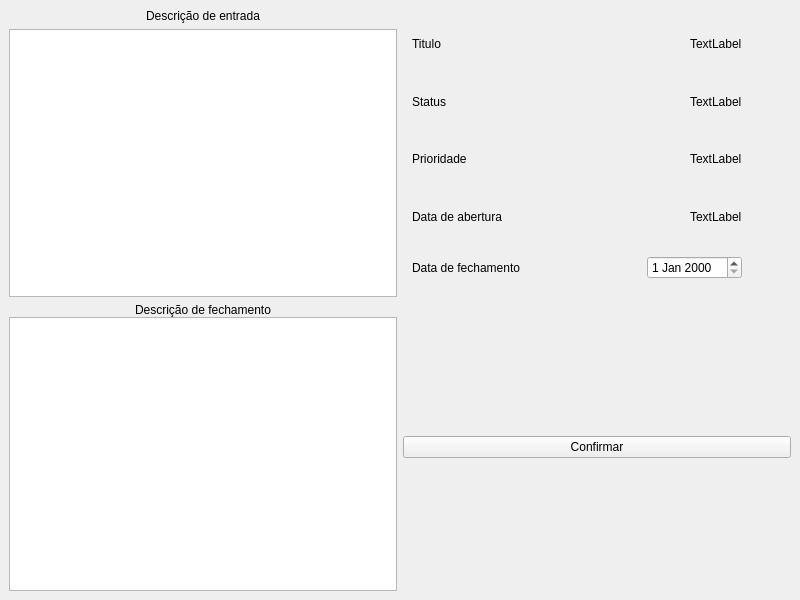
<?xml version="1.0" encoding="UTF-8"?>
<ui version="4.0">
 <class>AlterarCadastro</class>
 <widget class="QMainWindow" name="AlterarCadastro">
  <property name="geometry">
   <rect>
    <x>0</x>
    <y>0</y>
    <width>800</width>
    <height>600</height>
   </rect>
  </property>
  <property name="windowTitle">
   <string>FECHAR CHAMADO</string>
  </property>
  <widget class="QWidget" name="centralwidget">
   <layout class="QGridLayout" name="gridLayout">
    <item row="0" column="0">
     <layout class="QVBoxLayout" name="verticalLayout">
      <item alignment="">
       <widget class="QLabel" name="label">
        <property name="text">
         <string>Descrição de entrada</string>
        </property>
        <property name="alignment">
         <set>Qt::AlignmentFlag::AlignCenter</set>
        </property>
       </widget>
      </item>
      <item>
       <widget class="QTextEdit" name="TEdescricao"/>
      </item>
     </layout>
    </item>
    <item row="0" column="1">
     <widget class="QWidget" name="widget" native="true">
      <layout class="QVBoxLayout" name="verticalLayout_2">
       <item>
        <layout class="QHBoxLayout" name="horizontalLayout_5">
         <property name="spacing">
          <number>0</number>
         </property>
         <property name="leftMargin">
          <number>0</number>
         </property>
         <property name="topMargin">
          <number>0</number>
         </property>
         <property name="rightMargin">
          <number>0</number>
         </property>
         <property name="bottomMargin">
          <number>0</number>
         </property>
         <item>
          <widget class="QLabel" name="label_10">
           <property name="maximumSize">
            <size>
             <width>50</width>
             <height>16777215</height>
            </size>
           </property>
           <property name="text">
            <string>Titulo</string>
           </property>
           <property name="alignment">
            <set>Qt::AlignmentFlag::AlignCenter</set>
           </property>
          </widget>
         </item>
         <item>
          <spacer name="horizontalSpacer_6">
           <property name="orientation">
            <enum>Qt::Orientation::Horizontal</enum>
           </property>
           <property name="sizeType">
            <enum>QSizePolicy::Policy::MinimumExpanding</enum>
           </property>
           <property name="sizeHint" stdset="0">
            <size>
             <width>5</width>
             <height>5</height>
            </size>
           </property>
          </spacer>
         </item>
         <item>
          <widget class="QLabel" name="label_9">
           <property name="text">
            <string>TextLabel</string>
           </property>
          </widget>
         </item>
         <item>
          <spacer name="horizontalSpacer">
           <property name="orientation">
            <enum>Qt::Orientation::Horizontal</enum>
           </property>
           <property name="sizeType">
            <enum>QSizePolicy::Policy::Minimum</enum>
           </property>
           <property name="sizeHint" stdset="0">
            <size>
             <width>40</width>
             <height>20</height>
            </size>
           </property>
          </spacer>
         </item>
        </layout>
       </item>
       <item>
        <layout class="QHBoxLayout" name="horizontalLayout_8">
         <item>
          <widget class="QLabel" name="label_12">
           <property name="maximumSize">
            <size>
             <width>50</width>
             <height>16777215</height>
            </size>
           </property>
           <property name="text">
            <string>Status</string>
           </property>
           <property name="alignment">
            <set>Qt::AlignmentFlag::AlignCenter</set>
           </property>
          </widget>
         </item>
         <item>
          <spacer name="horizontalSpacer_9">
           <property name="orientation">
            <enum>Qt::Orientation::Horizontal</enum>
           </property>
           <property name="sizeType">
            <enum>QSizePolicy::Policy::MinimumExpanding</enum>
           </property>
           <property name="sizeHint" stdset="0">
            <size>
             <width>40</width>
             <height>20</height>
            </size>
           </property>
          </spacer>
         </item>
         <item>
          <widget class="QLabel" name="label_8">
           <property name="text">
            <string>TextLabel</string>
           </property>
          </widget>
         </item>
         <item>
          <spacer name="horizontalSpacer_2">
           <property name="orientation">
            <enum>Qt::Orientation::Horizontal</enum>
           </property>
           <property name="sizeType">
            <enum>QSizePolicy::Policy::Minimum</enum>
           </property>
           <property name="sizeHint" stdset="0">
            <size>
             <width>40</width>
             <height>20</height>
            </size>
           </property>
          </spacer>
         </item>
        </layout>
       </item>
       <item>
        <layout class="QHBoxLayout" name="horizontalLayout_4">
         <item>
          <widget class="QLabel" name="label_3">
           <property name="text">
            <string>Prioridade</string>
           </property>
          </widget>
         </item>
         <item>
          <spacer name="horizontalSpacer_5">
           <property name="orientation">
            <enum>Qt::Orientation::Horizontal</enum>
           </property>
           <property name="sizeType">
            <enum>QSizePolicy::Policy::MinimumExpanding</enum>
           </property>
           <property name="sizeHint" stdset="0">
            <size>
             <width>40</width>
             <height>20</height>
            </size>
           </property>
          </spacer>
         </item>
         <item>
          <widget class="QLabel" name="label_7">
           <property name="text">
            <string>TextLabel</string>
           </property>
          </widget>
         </item>
         <item>
          <spacer name="horizontalSpacer_3">
           <property name="orientation">
            <enum>Qt::Orientation::Horizontal</enum>
           </property>
           <property name="sizeType">
            <enum>QSizePolicy::Policy::Minimum</enum>
           </property>
           <property name="sizeHint" stdset="0">
            <size>
             <width>40</width>
             <height>20</height>
            </size>
           </property>
          </spacer>
         </item>
        </layout>
       </item>
       <item>
        <layout class="QHBoxLayout" name="horizontalLayout">
         <item>
          <widget class="QLabel" name="label_4">
           <property name="text">
            <string>Data de abertura</string>
           </property>
          </widget>
         </item>
         <item>
          <spacer name="horizontalSpacer_11">
           <property name="orientation">
            <enum>Qt::Orientation::Horizontal</enum>
           </property>
           <property name="sizeType">
            <enum>QSizePolicy::Policy::MinimumExpanding</enum>
           </property>
           <property name="sizeHint" stdset="0">
            <size>
             <width>74</width>
             <height>40</height>
            </size>
           </property>
          </spacer>
         </item>
         <item>
          <widget class="QLabel" name="label_6">
           <property name="text">
            <string>TextLabel</string>
           </property>
          </widget>
         </item>
         <item>
          <spacer name="horizontalSpacer_4">
           <property name="orientation">
            <enum>Qt::Orientation::Horizontal</enum>
           </property>
           <property name="sizeType">
            <enum>QSizePolicy::Policy::Minimum</enum>
           </property>
           <property name="sizeHint" stdset="0">
            <size>
             <width>40</width>
             <height>20</height>
            </size>
           </property>
          </spacer>
         </item>
        </layout>
       </item>
       <item>
        <layout class="QHBoxLayout" name="horizontalLayout_2">
         <item>
          <widget class="QLabel" name="label_5">
           <property name="text">
            <string>Data de fechamento</string>
           </property>
          </widget>
         </item>
         <item>
          <spacer name="horizontalSpacer_12">
           <property name="orientation">
            <enum>Qt::Orientation::Horizontal</enum>
           </property>
           <property name="sizeType">
            <enum>QSizePolicy::Policy::MinimumExpanding</enum>
           </property>
           <property name="sizeHint" stdset="0">
            <size>
             <width>74</width>
             <height>40</height>
            </size>
           </property>
          </spacer>
         </item>
         <item>
          <widget class="QDateEdit" name="dateEdit_2"/>
         </item>
         <item>
          <spacer name="horizontalSpacer_7">
           <property name="orientation">
            <enum>Qt::Orientation::Horizontal</enum>
           </property>
           <property name="sizeType">
            <enum>QSizePolicy::Policy::Minimum</enum>
           </property>
           <property name="sizeHint" stdset="0">
            <size>
             <width>40</width>
             <height>20</height>
            </size>
           </property>
          </spacer>
         </item>
        </layout>
       </item>
      </layout>
     </widget>
    </item>
    <item row="1" column="0">
     <layout class="QVBoxLayout" name="verticalLayout_12">
      <property name="spacing">
       <number>0</number>
      </property>
      <property name="leftMargin">
       <number>0</number>
      </property>
      <property name="topMargin">
       <number>0</number>
      </property>
      <property name="rightMargin">
       <number>0</number>
      </property>
      <property name="bottomMargin">
       <number>0</number>
      </property>
      <item alignment="">
       <widget class="QLabel" name="label_2">
        <property name="text">
         <string>Descrição de fechamento</string>
        </property>
        <property name="alignment">
         <set>Qt::AlignmentFlag::AlignCenter</set>
        </property>
       </widget>
      </item>
      <item>
       <widget class="QTextEdit" name="TEdescricao_2"/>
      </item>
     </layout>
    </item>
    <item row="1" column="1">
     <widget class="QPushButton" name="pushButton">
      <property name="text">
       <string>Confirmar</string>
      </property>
     </widget>
    </item>
   </layout>
  </widget>
 </widget>
 <resources/>
 <connections/>
</ui>
